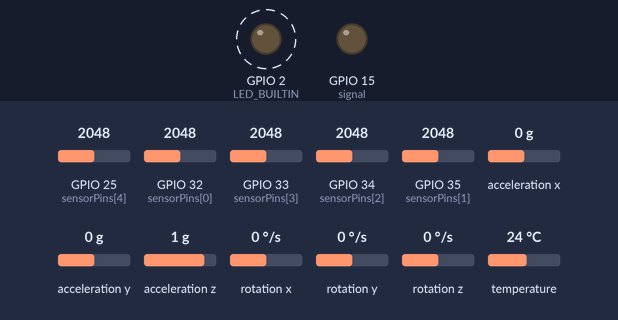
Bench run of a sketch on a simulated ESP32. On the bench: output pins drawn as LEDs (lit = HIGH). Dashed ring = blinking. The inputs (shaded band) are chosen by the test bench; at power-on: GPIO 25 (sensorPins[4]) = 2048, GPIO 32 (sensorPins[0]) = 2048, acceleration y 0 g, GPIO 33 (sensorPins[3]) = 2048, GPIO 34 (sensorPins[2]) = 2048, GPIO 35 (sensorPins[1]) = 2048, acceleration x 0 g, acceleration z 1 g, rotation x 0 °/s, rotation y 0 °/s, rotation z 0 °/s, temperature 24 °C. Nothing arrives over Bluetooth unless stated; what the sketch prints to the serial monitor is not drawn.

Above: at 6.4 s.
6.5 s: GPIO 25 (sensorPins[4]) set to 3014
8.6 s: GPIO 25 (sensorPins[4]) set to 3137
10.6 s: GPIO 32 (sensorPins[0]) set to 2144
13.6 s: acceleration y set to -1.4 g
Timing chart, 0 to 16.7 s (numbered marks = the images above; inputs shaded):
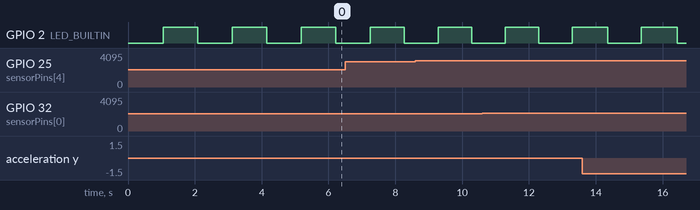

The sketch:

Acquire_Send.ino
```cpp
#include "BluetoothSerial.h"
#include <Adafruit_MPU6050.h>
#include <Adafruit_Sensor.h>
#include <Wire.h>
#include <ArduinoJson.h>
#include "string.h"

// BT based of BT examples library
// packaging based of multiprocessing code of Daniel C. and Thiago D.
// Last modified by Luigi Faxina (2023)

/*definition of BT, and error prevention*/
#if !defined(CONFIG_BT_ENABLED) || !defined(CONFIG_BLUEDROID_ENABLED)
#error Bluetooth is not enabled! Please run `make menuconfig` to and enable it
#endif

#if !defined(CONFIG_BT_SPP_ENABLED)
#error Serial Bluetooth not available or not enabled. It is only available for the ESP32 chip.
#endif

BluetoothSerial SerialBT; //define BT funcions header
Adafruit_MPU6050 mpu; //define MPU-6050 Sensor
/*---------------------------------------------*/

#define signal 15      //define the input pin for esp32
#define bufferSize 66  //define the amount of data stored inside de buffer

#define LED_BUILTIN 2
/*Global declaration for blinking led withoud delay*/
int ledState = LOW;             // ledState used to set the LED
unsigned long LEDpreviouMicros = 0;        // will store last time LED was updated
const long LEDinterval = 1000000;         //set the interval for blinking
/*---------------------------------------------*/

/*Global declaration for setting transfer speed*/
unsigned long BUFFERpreviousMicros = 0;
const long BUFFERinterval = 1000;       //sets time interval (in microsec) between each data read
/*---------------------------------------------*/

int iteracoes = 0;  //counter for mesuring loop cicles in 1 second

/*Global declaration for packaging data   (NEEDS REWORK)*/
float buffer [bufferSize]; //create buffer
const size_t CAPACITY = JSON_ARRAY_SIZE(bufferSize);
int bufferIndex = 0; //index for counting buffer readyness
/*---------------------------------------------*/

/*Global declaration for Flex Sensors*/
const int numFlexSensors = 5;
const int sensorPins[numFlexSensors] = {32, 35, 34, 33, 25}; // dedão -> dedinho
const int sensorCalibrate[numFlexSensors]= {3076, 2990, 3022, 2959, 3175};
/*
Calibrção sensores flex em repouso:
Left: {3087, 3088, 3018, 3037, 2686}
Right: {3076, 2990, 3022, 2959, 3175}

*/
const int resistorValue = 100000; // 100k ohms
const float voltageReference = 3.3; // Tensão de referência do ESP32 em volts
const int adcResolution = 4095; // Resolução do ADC do ESP32
/*---------------------------------------------*/
//float timestampSimu = 1680058002;

const char* name_device = "right"; // "left" or "right"

String DataPrep(){
  StaticJsonDocument<CAPACITY> doc; // allocate the memory for the document

  /*JsonArray data_Ac_X = doc.createNestedArray("left_data_Ac_X");
  JsonArray data_Ac_Y = doc.createNestedArray("left_data_Ac_Y");
  JsonArray data_Ac_Z = doc.createNestedArray("left_data_Ac_Z");
  JsonArray data_Gy_X = doc.createNestedArray("left_data_Gy_X");
  JsonArray data_Gy_Y = doc.createNestedArray("left_data_Gy_Y");
  JsonArray data_Gy_Z = doc.createNestedArray("left_data_Gy_Z");

  JsonArray data_flex_1 = doc.createNestedArray("left_data_flex_1");
  JsonArray data_flex_2 = doc.createNestedArray("left_data_flex_2");
  JsonArray data_flex_3 = doc.createNestedArray("left_data_flex_3");
  JsonArray data_flex_4 = doc.createNestedArray("left_data_flex_4");
  JsonArray data_flex_5 = doc.createNestedArray("left_data_flex_5");
*/
  JsonArray data_Ac_X = doc.createNestedArray("right_data_Ac_X");
  JsonArray data_Ac_Y = doc.createNestedArray("right_data_Ac_Y");
  JsonArray data_Ac_Z = doc.createNestedArray("right_data_Ac_Z");
  JsonArray data_Gy_X = doc.createNestedArray("right_data_Gy_X");
  JsonArray data_Gy_Y = doc.createNestedArray("right_data_Gy_Y");
  JsonArray data_Gy_Z = doc.createNestedArray("right_data_Gy_Z");

  JsonArray data_flex_1 = doc.createNestedArray("right_data_flex_1");
  JsonArray data_flex_2 = doc.createNestedArray("right_data_flex_2");
  JsonArray data_flex_3 = doc.createNestedArray("right_data_flex_3");
  JsonArray data_flex_4 = doc.createNestedArray("right_data_flex_4");
  JsonArray data_flex_5 = doc.createNestedArray("right_data_flex_5");


  for (int i = 0; i < bufferSize; i=i+11){
      data_Ac_X.add(buffer[i]);
      data_Ac_Y.add(buffer[i+1]);
      data_Ac_Z.add(buffer[i+2]);
      data_Gy_X.add(buffer[i+3]);
      data_Gy_Y.add(buffer[i+4]);
      data_Gy_Z.add(buffer[i+5]);
      data_flex_1.add(buffer[i+6]);
      data_flex_2.add(buffer[i+7]);
      data_flex_3.add(buffer[i+8]);
      data_flex_4.add(buffer[i+9]);
      data_flex_5.add(buffer[i+10]);
  }
  // serialize the array and sed the result to Serial
  String json;
  serializeJson(doc, json);
  //Serial.print("#debug - DataPrep ");Serial.println(json);
  return json;
}

bool bufferBuild(float valueRead1,float valueRead2,float valueRead3,float valueRead4,float valueRead5,float valueRead6,float valueRead7,float valueRead8,float valueRead9,float valueRead10,float valueRead11, unsigned long currentMicros){
  if(currentMicros - BUFFERpreviousMicros >= BUFFERinterval){
    //Serial.print("#debug - (currentMicros - BUFFERpreviousMicros ");Serial.println(currentMicros - BUFFERpreviousMicros);      //*debug*
    BUFFERpreviousMicros = currentMicros;

    //buffer[bufferIndex] = timestampRead;
    buffer[bufferIndex] = valueRead1;
    buffer[bufferIndex+1] = valueRead2;
    buffer[bufferIndex+2] = valueRead3;
    buffer[bufferIndex+3] = valueRead4;
    buffer[bufferIndex+4] = valueRead5;
    buffer[bufferIndex+5] = valueRead6;
    buffer[bufferIndex+6] = valueRead7;
    buffer[bufferIndex+7] = valueRead8;
    buffer[bufferIndex+8] = valueRead9;
    buffer[bufferIndex+9] = valueRead10;
    buffer[bufferIndex+10] = valueRead11;
    /*Serial.print(" - "); Serial.print(bufferIndex); Serial.print(" - "); Serial.print(timestampRead);
    Serial.print(" - "); Serial.print(bufferIndex+1); Serial.print(" - "); Serial.print(valueRead1);
    Serial.print(" - "); Serial.print(bufferIndex+2); Serial.print(" - "); Serial.print(valueRead2);
    Serial.print(" - "); Serial.print(bufferIndex+3); Serial.print(" - "); Serial.print(valueRead3);
    Serial.print(" - "); Serial.print(bufferIndex+4); Serial.print(" - "); Serial.print(valueRead4);
    Serial.print(" - "); Serial.print(bufferIndex+5); Serial.print(" - "); Serial.print(valueRead5);
    Serial.print(" - "); Serial.print(bufferIndex+6); Serial.print(" - "); Serial.print(valueRead6);
         *///*debug*
    bufferIndex = bufferIndex + 11;

    if (bufferIndex >= bufferSize){
      //Serial.print("#debug - bufferIndex ");Serial.println(bufferIndex);    //*debug*
      bufferIndex = 0;
      return 1;
    }
  }
  return 0;
}


void setup() {
  pinMode(LED_BUILTIN, OUTPUT); //setup builtin led
  pinMode(signal, OUTPUT); //setup input pin

  Serial.begin(115200);
  if(name_device == "left"){
    SerialBT.begin("ESP32_BT_LEFT");
  } else{
    SerialBT.begin("ESP32_BT_RIGHT");
  }
  Serial.println("The device started, now you can pair it with bluetooth!");

  // Try to initialize MPU6050
  if (!mpu.begin()) {
    Serial.println("Failed to find MPU6050 chip");
    while (1) {
      delay(10);
    }
  }
  Serial.println("MPU6050 Found!");

  mpu.setAccelerometerRange(MPU6050_RANGE_2_G);
  Serial.print("Accelerometer range set to: ");
  switch (mpu.getAccelerometerRange()) {
  case MPU6050_RANGE_2_G:
    Serial.println("+-2G");
    break;
  case MPU6050_RANGE_4_G:
    Serial.println("+-4G");
    break;
  case MPU6050_RANGE_8_G:
    Serial.println("+-8G");
    break;
  case MPU6050_RANGE_16_G:
    Serial.println("+-16G");
    break;
  }
  mpu.setGyroRange(MPU6050_RANGE_250_DEG);
  Serial.print("Gyro range set to: ");
  switch (mpu.getGyroRange()) {
  case MPU6050_RANGE_250_DEG:
    Serial.println("+- 250 deg/s");
    break;
  case MPU6050_RANGE_500_DEG:
    Serial.println("+- 500 deg/s");
    break;
  case MPU6050_RANGE_1000_DEG:
    Serial.println("+- 1000 deg/s");
    break;
  case MPU6050_RANGE_2000_DEG:
    Serial.println("+- 2000 deg/s");
    break;
  }

  mpu.setFilterBandwidth(MPU6050_BAND_5_HZ);
  Serial.print("Filter bandwidth set to: ");
  switch (mpu.getFilterBandwidth()) {
  case MPU6050_BAND_260_HZ:
    Serial.println("260 Hz");
    break;
  case MPU6050_BAND_184_HZ:
    Serial.println("184 Hz");
    break;
  case MPU6050_BAND_94_HZ:
    Serial.println("94 Hz");
    break;
  case MPU6050_BAND_44_HZ:
    Serial.println("44 Hz");
    break;
  case MPU6050_BAND_21_HZ:
    Serial.println("21 Hz");
    break;
  case MPU6050_BAND_10_HZ:
    Serial.println("10 Hz");
    break;
  case MPU6050_BAND_5_HZ:
    Serial.println("5 Hz");
    break;
  }

  Serial.println("");
  delay(100);
}

void loop() {
  if (Serial.available()) {
    SerialBT.write(Serial.read());
  }
  if (SerialBT.available()) {
    Serial.write(SerialBT.read());
  }

  /* Get new sensor events with the readings */
  sensors_event_t a, g, temp;
  mpu.getEvent(&a, &g, &temp);

  float sensorValues[numFlexSensors];
  for (int i = 0; i < numFlexSensors; i++) {
    int rawValue = analogRead(sensorPins[i]);
    float voltage = (rawValue * voltageReference) / adcResolution;
    float sensorResistance = (voltage * resistorValue) / (voltageReference - voltage);
    sensorValues[i] = rawValue - sensorCalibrate[i];
  }


  unsigned long currentMicros = micros(); //using microsec precision reduces the code velocity to ~=10380 cicles per sec

  //this if section is only for blinking the onboard LED
  if (currentMicros - LEDpreviouMicros >= LEDinterval) {
    //Serial.print(iteracoes);  Serial.print(" --- "); Serial.println(currentMicros - LEDpreviouMicros); //*debug*    //print elapsed loop time in milliseconds and the count of iterations

    LEDpreviouMicros = currentMicros;        //saves the last time you blinked the LED
    iteracoes = 0;

    if (ledState == LOW) {
      ledState = HIGH;
    } else {
      ledState = LOW;
    }
    // set the LED with the ledState of the variable:
    digitalWrite(LED_BUILTIN, ledState);
  }

  bool bufferFlag = 0;
  //strcpy(name_device_sensor,name_device);
  //strcat(name_device_sensor, name_sensor);

  bufferFlag = bufferBuild(a.acceleration.x, a.acceleration.y, a.acceleration.z, g.gyro.x, g.gyro.y, g.gyro.z, sensorValues[0],sensorValues[1],sensorValues[2],sensorValues[3],sensorValues[4],currentMicros);   //call the buffer builder function every loop cicle, now using raw analog input and microsec precision
  //Serial.print("------------"); Serial.println(bufferFlag);     //*debug*

  if(bufferFlag == 1){
  SerialBT.println(DataPrep());           //print data to bluetooth serial
  Serial.print("DATA- ");Serial.println(DataPrep());         //*debug*
  }

  iteracoes++;         //increases the loop cicles counter

}
```

Measured:
- by itself, GPIO 2 (LED_BUILTIN): alternates HIGH for 1.0 s and LOW for 1.0 s
